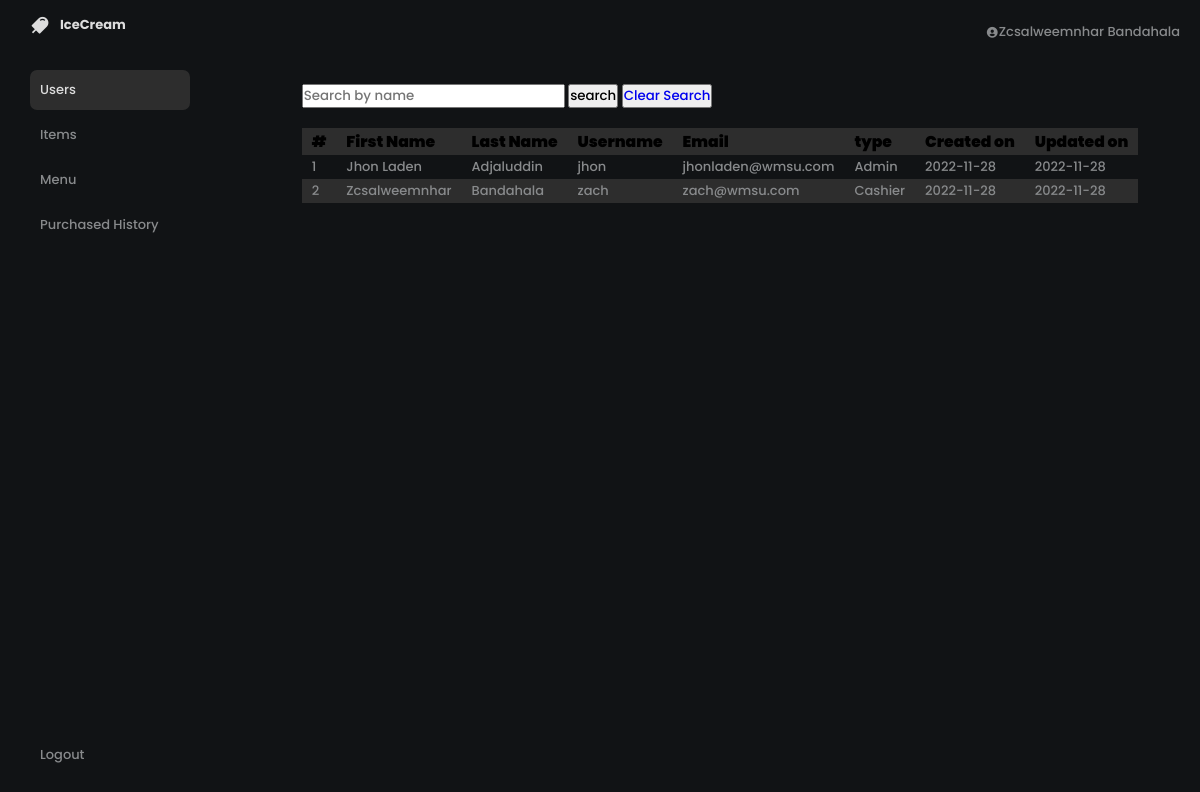
/users/users.php (signed in), run on the app's committed database.
### tables this page shows
CREATE TABLE `user` (
  `id` int(11) NOT NULL,
  `firstname` varchar(255) NOT NULL,
  `lastname` varchar(255) NOT NULL,
  `username` varchar(255) NOT NULL,
  `password` varchar(255) NOT NULL,
  `type` varchar(255) NOT NULL,
  `created_at` timestamp NOT NULL DEFAULT current_timestamp(),
  `updated_at` timestamp NOT NULL DEFAULT current_timestamp() ON UPDATE current_timestamp(),
  `email` varchar(255) NOT NULL,
  `isDelete` tinyint(1) DEFAULT 0
);

### classes/user.class.php (called while the page is built, shortened)
<?php
require_once 'database.php';
class User{
    protected $db ;
    function __construct(){
        $this->db = new Database();
    }
    function show(){
        $sql = "SELECT id, type, firstname, lastname, username, password, email, DATE(created_at) as created_at, DATE(updated_at) as updated_at FROM user
        WHERE isDelete = false;";
        $query = $this->db->connect()->prepare($sql);
        if($query->execute()){
            $data = $query->fetchAll();
        }
        return $data;
    }
}
?>

### classes/database.php (called while the page is built)
<?php
    class Database{
        public $host = 'locahost';
        public $username = 'root';
        public $password = '';
        public $database = 'ice_cream';
        protected $connection ;
        function connect(){
            try {
                $this->connection = new PDO("mysql: host= $this->host;dbname=$this->database",$this->username, $this->password);
            }catch(PDOException $e){
                echo 'connection error'. $e->getMessage();
            }
            return $this->connection;
        }
    }
?>

### users/users.php (the view, shortened to what this page needs)
<?php
    include_once '../includes/header.php';
    include_once '../includes/sidebar.php';
    require_once '../includes/headerMain.php';
    require_once '../classes/user.class.php';
?>
   <div class="table-container fluid flex flex-justify-center">
        <div class="wrapper">
            <div class="button-container flex flex-justify-between">
                <form action="users.php?search="<?php if (isset($_GET['search-submit'])) echo $_GET['search'];?> method = "GET">
                    <input type="text" name = "search" id = "search" autocomplete = "off" placeholder = "Search by name" value = "<?php if (isset($_GET['search'])) echo $_GET['search']; ?>">
                    <input type="submit" class="button" value="search" name="search-submit" id="search-submit">
                    <button>
                        <a href="users.php" class="clear">Clear Search</a>
                    </button>
                </form>
            </div>
            <table class = "styled-table ">
            </div>
            <tbody class="scrollit">
                <tr class = "brand bolder " >
                    <th>#</th>
                    <th>First Name</th>
                    <th>Last Name</th>
                    <th>Username</th>
                    <th>Email</th>
                    <th>type</th>
                    <th>Created on</th>
                    <th>Updated on</th>
                </tr>
                <?php
                    $user = new User();
                    $counter = 1;
                    if(isset($_GET['search-submit'])){
                        foreach($user->search_by_name($_GET['search']) as $value){
                        ?>
                            <tr >
                                <td ><?php echo $counter++ ?> </td>
                                <td><?php echo $value['firstname']?></td>
                                <td><?php echo $value['lastname']?></td>
                                <td><?php echo $value['username']?></td>
                                <td><?php echo $value['email']?></td>
                                <td><?php echo $value['type']?></td>
                                <td><?php echo $value['created_at']?></td>
                                <td><?php echo $value['updated_at']?></td>
                                <?php
                                    if($_SESSION['logged-in']['type'] == "Admin"){
                                    ?>
                                        <td class = "action" >
                                            <a class = "grass" href = "editUser.php?id=<?php echo $value['id']?>">Edit</a>
                                            <a href = "users.php?id=<?php echo $value['id']?>" class = "danger" > Delete<a>
                                        </td>
                                    <?php
                                    }
                                    ?>
                            </tr>
                    <?php
                        }
                    }else{
                    foreach($user->show() as $value){
                ?>
                    <tr >
                        <td ><?php echo $counter++ ?> </td>
                        <td><?php echo $value['firstname']?></td>
                        <td><?php echo $value['lastname']?></td>
                        <td><?php echo $value['username']?></td>
                        <td><?php echo $value['email']?></td>
                        <td><?php echo $value['type']?></td>
                        <td><?php echo $value['created_at']?></td>
                        <td><?php echo $value['updated_at']?></td>
                    </tr>
                <?php
                    }}
                ?>
            </tbody>
        </div>
    </div>
</body>
</html>

### css/style.css (style rules this page uses)
:root { --dark: #232c33; --dark-2: #1a1f27; --text-color: #a5a9ac; --secondary-color: #c48af9; --blue-berry: #2d3b41; --sea: #1da5ff; }
* { margin: 0; padding: 0; font-weight: 500; font-family: 'Poppins', sans-serif; box-sizing: border-box; }
body { background: var(--dark); }
.flex { display: flex; }
.flex-justify-between { justify-content: space-between; }
.brand { font-size: 1.2rem; }
.bolder { font-weight: bolder; }
table, th, tr, td { border-collapse: collapse; }
th,tr, td { padding: 2px 10px; }
tr { position:relative; }
td { color: #888a8c; }
tbody tr:nth-child(odd) { background-color: #2d2d2d; }
table { table-layout: fixed; }
tbody { display: block; overflow: auto; }
.scrollit { height: 500px; overflow-y: scroll; }
.table-container .styled-table tr th { color: black; font-weight: bolder; text-align: left; }
.table-container .wrapper { width: fit-content; }

### css/home.css (style rules this page uses)
:root { --dark-home: #111315; --text-light: #dddddd; --dark-light: #2d2d2d; --dirty-white: #606264; --dirty-white-2: #bfbfbf; --text-color: var(--dirty-white); --trans-2: all 0.2s ease; --trans-3: all 0.3s ease; --trans-4: all 0.4s ease; --trans-5: all 0.5s ease; --sidebar-width: 20%; --menu-width: 55%; --right-sidebar: 25%; --list-width: 150%; }
.dark-home { background: var(--dark-home); }
a { text-decoration: none; color: none }
.flex-justify-center { justify-content: center; }

### css/media.css (style rules this page uses)
@media (max-width: 1366px) { :root { font-size: 13px; } }

### css/items.css (style rules this page uses)
.button-container { padding: 20px 0px; }

### data on the page
user: firstname "Jhon Laden", lastname "Adjaluddin", username "jhon", email "jhonladen@wmsu.com", type "Admin", created_at "2022-11-28", updated_at "2022-11-28"
user: firstname "Zcsalweemnhar", lastname "Bandahala", username "zach", email "zach@wmsu.com", type "Cashier", created_at "2022-11-28", updated_at "2022-11-28"

### other printed values
$_SESSION['logged-in']['firstname'] "Zcsalweemnhar"
$_SESSION['logged-in']['lastname'] "Bandahala"
